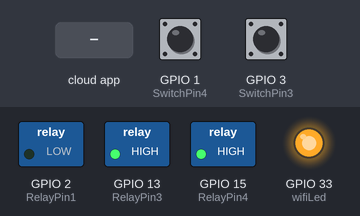
A program run on a simulated ESP32. Shown: switched loads named in the program (green lamp = pin HIGH), output pins drawn as LEDs (lit = HIGH). The test bench sets the inputs (shaded band); at power-on: GPIO 1 (SwitchPin4) HIGH, GPIO 3 (SwitchPin3) HIGH. WiFi joins after 1.5 s; servers stay silent unless stated; what the program prints to the serial monitor is not drawn.

Above: at 2.7 s.
2.8 s: the phone or cloud app sets SWITCH_ID_NO_3_HERE to 1
At 3.5 s:
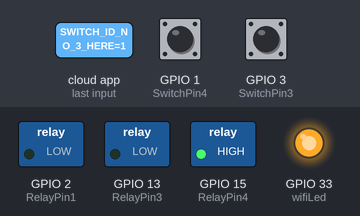
4.3 s: the phone or cloud app sets SWITCH_ID_NO_4_HERE to 1
At 4.6 s:
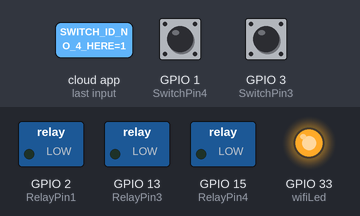
5.8 s: the phone or cloud app sets SWITCH_ID_NO_3_HERE to 0
At 6.9 s:
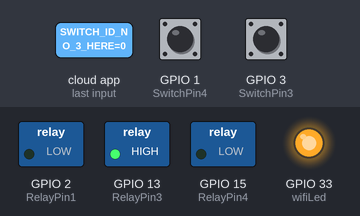
7.3 s: GPIO 1 (SwitchPin4) pulled LOW for 3.2 s
At 8.1 s:
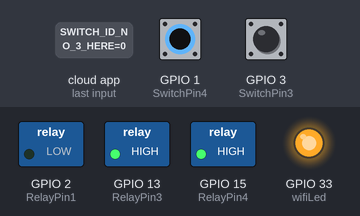
12.0 s: GPIO 3 (SwitchPin3) pulled LOW for 3.2 s
At 12.9 s:
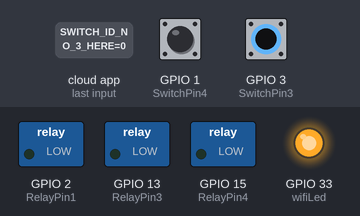
Timing chart, 0 to 16.7 s (numbered marks = the images above; inputs shaded):
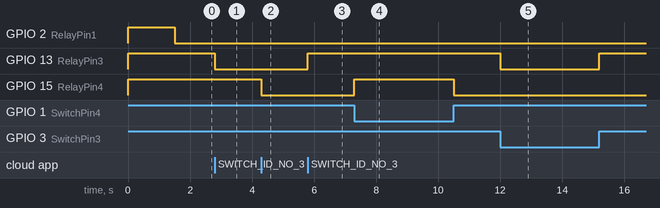

The program:

main.cpp
```cpp
// Uncomment the following line to enable serial debug output
//#define ENABLE_DEBUG

#ifdef ENABLE_DEBUG
       #define DEBUG_ESP_PORT Serial
       #define NODEBUG_WEBSOCKETS
       #define NDEBUG
#endif

#include <Arduino.h>
#include <WiFi.h>
#include "SinricPro.h"
#include "SinricProSwitch.h"

#include <map>

#define WIFI_SSID         "akso"
#define WIFI_PASS         "111333555"
#define APP_KEY           "***************************"      // Should look like "de0bxxxx-1x3x-4x3x-ax2x-5dabxxxxxxxx"
#define APP_SECRET        "*****************************************************"   // Should look like "5f36xxxx-x3x7-4x3x-xexe-e86724a9xxxx-4c4axxxx-3x3x-x5xe-x9x3-333d65xxxxxx"

//Enter the device IDs here
#define device_ID_1   "************************"
#define device_ID_2   "************************"
#define device_ID_3   "SWITCH_ID_NO_3_HERE"
#define device_ID_4   "SWITCH_ID_NO_4_HERE"

// define the GPIO connected with Relays and switches
#define RelayPin1 2  //D23
#define RelayPin2 14  //D22
#define RelayPin3 13  //D21
#define RelayPin4 15  //D19

#define SwitchPin1 999  //D13
#define SwitchPin2 16  //D12
#define SwitchPin3 3  //D14
#define SwitchPin4 1  //D27

#define wifiLed   33   //D2*/

// comment the following line if you use a toggle switches instead of tactile buttons
//#define TACTILE_BUTTON 1

#define BAUD_RATE   9600

#define DEBOUNCE_TIME 250

typedef struct {      // struct for the std::map below
  int relayPIN;
  int flipSwitchPIN;
} deviceConfig_t;


// this is the main configuration
// please put in your deviceId, the PIN for Relay and PIN for flipSwitch
// this can be up to N devices...depending on how much pin's available on your device ;)
// right now we have 4 devicesIds going to 4 relays and 4 flip switches to switch the relay manually
std::map<String, deviceConfig_t> devices = {
    //{deviceId, {relayPIN,  flipSwitchPIN}}
    {device_ID_1, {  RelayPin1, SwitchPin1 }},
    {device_ID_2, {  RelayPin2, SwitchPin2 }},
    {device_ID_3, {  RelayPin3, SwitchPin3 }},
    {device_ID_4, {  RelayPin4, SwitchPin4 }}
};

typedef struct {      // struct for the std::map below
  String deviceId;
  bool lastFlipSwitchState;
  unsigned long lastFlipSwitchChange;
} flipSwitchConfig_t;

std::map<int, flipSwitchConfig_t> flipSwitches;    // this map is used to map flipSwitch PINs to deviceId and handling debounce and last flipSwitch state checks
                                                  // it will be setup in "setupFlipSwitches" function, using informations from devices map

void setupRelays() {
  for (auto &device : devices) {           // for each device (relay, flipSwitch combination)
    int relayPIN = device.second.relayPIN; // get the relay pin
    pinMode(relayPIN, OUTPUT);             // set relay pin to OUTPUT
    digitalWrite(relayPIN, HIGH);
  }
}

void setupFlipSwitches() {
  for (auto &device : devices)  {                     // for each device (relay / flipSwitch combination)
    flipSwitchConfig_t flipSwitchConfig;              // create a new flipSwitch configuration

    flipSwitchConfig.deviceId = device.first;         // set the deviceId
    flipSwitchConfig.lastFlipSwitchChange = 0;        // set debounce time
    flipSwitchConfig.lastFlipSwitchState = true;     // set lastFlipSwitchState to false (LOW)--

    int flipSwitchPIN = device.second.flipSwitchPIN;  // get the flipSwitchPIN

    flipSwitches[flipSwitchPIN] = flipSwitchConfig;   // save the flipSwitch config to flipSwitches map
    pinMode(flipSwitchPIN, INPUT_PULLUP);                   // set the flipSwitch pin to INPUT
  }
}

bool onPowerState(String deviceId, bool &state)
{
  Serial.printf("%s: %s\r\n", deviceId.c_str(), state ? "off" : "on"); //EU INVERTI O ON E O OFF!
  int relayPIN = devices[deviceId].relayPIN; // get the relay pin for corresponding device
  digitalWrite(relayPIN, !state);             // set the new relay state
  return true;
}

void handleFlipSwitches() {
  unsigned long actualMillis = millis();                                          // get actual millis
  for (auto &flipSwitch : flipSwitches) {                                         // for each flipSwitch in flipSwitches map
    unsigned long lastFlipSwitchChange = flipSwitch.second.lastFlipSwitchChange;  // get the timestamp when flipSwitch was pressed last time (used to debounce / limit events)

    if (actualMillis - lastFlipSwitchChange > DEBOUNCE_TIME) {                    // if time is > debounce time...

      int flipSwitchPIN = flipSwitch.first;                                       // get the flipSwitch pin from configuration
      bool lastFlipSwitchState = flipSwitch.second.lastFlipSwitchState;           // get the lastFlipSwitchState
      bool flipSwitchState = digitalRead(flipSwitchPIN);                          // read the current flipSwitch state
      if (flipSwitchState != lastFlipSwitchState) {                               // if the flipSwitchState has changed...
#ifdef TACTILE_BUTTON
        if (flipSwitchState) {                                                    // if the tactile button is pressed
#endif
          flipSwitch.second.lastFlipSwitchChange = actualMillis;                  // update lastFlipSwitchChange time
          String deviceId = flipSwitch.second.deviceId;                           // get the deviceId from config
          int relayPIN = devices[deviceId].relayPIN;                              // get the relayPIN from config
          bool newRelayState = !digitalRead(relayPIN);                            // set the new relay State
          digitalWrite(relayPIN, newRelayState);                                  // set the trelay to the new state

          SinricProSwitch &mySwitch = SinricPro[deviceId];                        // get Switch device from SinricPro
          mySwitch.sendPowerStateEvent(!newRelayState);                            // send the event
#ifdef TACTILE_BUTTON
        }
#endif
        flipSwitch.second.lastFlipSwitchState = flipSwitchState;                  // update lastFlipSwitchState
      }
    }
  }
}

void setupWiFi()
{
  Serial.printf("\r\n[Wifi]: Connecting");
  WiFi.begin(WIFI_SSID, WIFI_PASS);

  while (WiFi.status() != WL_CONNECTED)
  {
    Serial.printf(".");
    delay(250);
  }
  digitalWrite(wifiLed, HIGH);
  Serial.printf("connected!\r\n[WiFi]: IP-Address is %s\r\n", WiFi.localIP().toString().c_str());
}

void setupSinricPro()
{
  for (auto &device : devices)
  {
    const char *deviceId = device.first.c_str();
    SinricProSwitch &mySwitch = SinricPro[deviceId];
    mySwitch.onPowerState(onPowerState);
  }

  SinricPro.begin(APP_KEY, APP_SECRET);
  SinricPro.restoreDeviceStates(true);
}

void setup()
{
  Serial.begin(BAUD_RATE);

  pinMode(wifiLed, OUTPUT);
  digitalWrite(wifiLed, LOW);

  setupRelays();
  setupFlipSwitches();
  setupWiFi();
  setupSinricPro();
}

void loop()
{
  SinricPro.handle();
  handleFlipSwitches();
}
```

Measured:
- after the input at 2.8 s, GPIO 13 (RelayPin3): HIGH → LOW at once
- after the input at 4.3 s, GPIO 15 (RelayPin4): HIGH → LOW at once
- after the input at 5.8 s, GPIO 13 (RelayPin3): LOW → HIGH at once
- after the input at 7.3 s, GPIO 15 (RelayPin4): LOW → HIGH at once, → LOW 3.2 s later
- after the input at 12.0 s, GPIO 13 (RelayPin3): HIGH → LOW at once, → HIGH 3.2 s later
